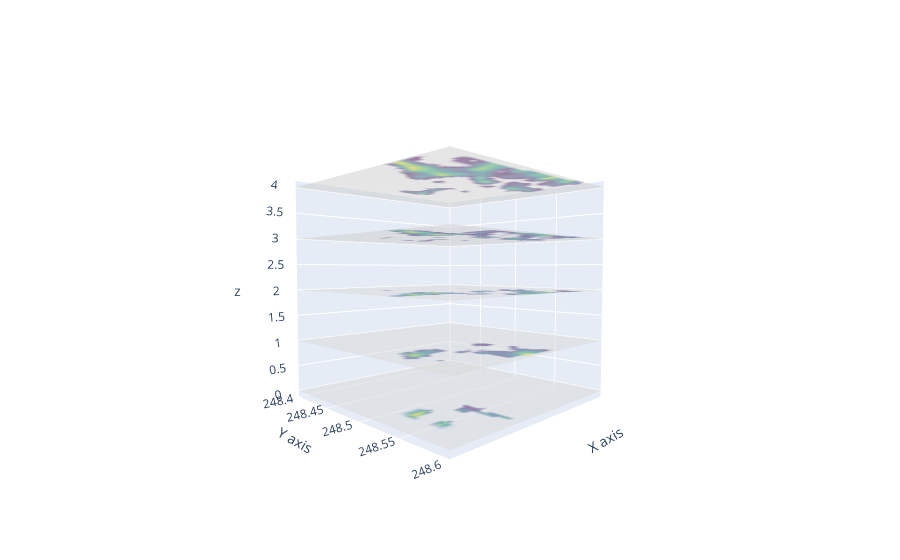

The code cell stored with this chart in its notebook:
### Code cell
import os
import cv2
import numpy as np
import plotly.graph_objs as go

folder_path = "C:/Users/ASUS/Downloads/MC-100_new_images"


image_files = [f for f in os.listdir(folder_path) if f.endswith('.png')]
n_images = len(image_files)
image_width, image_height = 53, 49 

data = []

for i, filename in enumerate(image_files):
    image_path = os.path.join(folder_path, filename)
    image = cv2.imread(image_path)
    image = cv2.cvtColor(image, cv2.COLOR_BGR2RGB)

    
    image = cv2.resize(image, (image_width, image_height))

   
    image_flattened = image.reshape(-1, 3) / 255.0
    
    
    y, x = np.meshgrid(np.linspace(248.40, 248.60, image_width),
                       np.linspace(-47.45, -47.30, image_height))
    z = np.full_like(x, i)  

   
    slice_data = go.Mesh3d(
        x=x.flatten(),
        y=y.flatten(),
        z=z.flatten(),
        vertexcolor=image_flattened,
        opacity=0.5,
    )
    data.append(slice_data)


fig = go.Figure(data=data)

fig.update_layout(
    scene=dict(
        aspectmode='cube',
        xaxis=dict(nticks=5, range=[-47.45, -47.30], title='X axis', showgrid=True, dtick=-0.05),
        yaxis=dict(nticks=5, range=[248.40, 248.60], title='Y axis', showgrid=True, dtick=0.05),
      
    ),
    scene_camera=dict(
        eye=dict(x=1.5, y=1.5, z=0.1)
    )
)

fig.show()

### Figure 1 — Plotly figure (JSON) as saved in the notebook; plotly's stock layout.template omitted (floating-point values rounded to 4 significant figures; data arrays with more than 128 entries replaced by an {"elided": "..."} marker saying what was removed)
{"data": [{"opacity": 0.5, "type": "mesh3d", "vertexcolor": {"elided": "2597x3 float values"}, "x": {"elided": "2597 float values"}, "y": {"elided": "2597 float values"}, "z": {"elided": "2597 int values"}}, {"opacity": 0.5, "type": "mesh3d", "vertexcolor": {"elided": "2597x3 float values"}, "x": {"elided": "2597 float values"}, "y": {"elided": "2597 float values"}, "z": {"elided": "2597 int values"}}, {"opacity": 0.5, "type": "mesh3d", "vertexcolor": {"elided": "2597x3 float values"}, "x": {"elided": "2597 float values"}, "y": {"elided": "2597 float values"}, "z": {"elided": "2597 int values"}}, {"opacity": 0.5, "type": "mesh3d", "vertexcolor": {"elided": "2597x3 float values"}, "x": {"elided": "2597 float values"}, "y": {"elided": "2597 float values"}, "z": {"elided": "2597 int values"}}, {"opacity": 0.5, "type": "mesh3d", "vertexcolor": {"elided": "2597x3 float values"}, "x": {"elided": "2597 float values"}, "y": {"elided": "2597 float values"}, "z": {"elided": "2597 int values"}}], "layout": {"scene": {"aspectmode": "cube", "camera": {"eye": {"x": 1.5, "y": 1.5, "z": 0.1}}, "xaxis": {"dtick": -0.05, "nticks": 5, "range": [-47.45, -47.3], "showgrid": true, "title": {"text": "X axis"}}, "yaxis": {"dtick": 0.05, "nticks": 5, "range": [248.4, 248.6], "showgrid": true, "title": {"text": "Y axis"}}}}}
